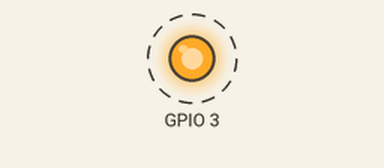
The program below on a simulated Raspberry Pi (BCM pin numbers). Shown: output pins drawn as LEDs (lit = HIGH). Dashed ring = blinking.

Above: at 0.5 s.
Timing chart, 0 to 4.6 s (numbered marks = the images above):
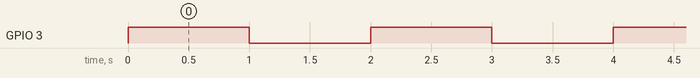

Measured:
- by itself, GPIO 3: alternates HIGH for 1.0 s and LOW for 1.0 s

The program:

blink.py
```python
import time
import RPi.GPIO as GPIO       ## Import GPIO library
GPIO.setwarnings(False)
GPIO.setmode(GPIO.BCM)      ## Use board pin numbering
GPIO.setup(3, GPIO.OUT)      ## Setup GPIO Pin 11 to OUT
while True:
	GPIO.output(3,True)  ## Turn on Led
	time.sleep(1)         ## Wait for one second
	GPIO.output(3,False) ## Turn off Led
	time.sleep(1)         ## Wait for one second
```
